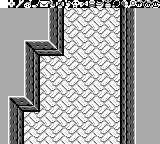

Below is a game level as drawn by its tile map, then a one-line description and the .tmx file that defines it, in full:
An orthogonal 20x18 tile map with 8x8 px tiles, 2 tile layers (bg, Tile Layer 1), 6 tilesets.

<map version="1.2" tiledversion="1.2.2" orientation="orthogonal" renderorder="right-down" width="20" height="18" tilewidth="8" tileheight="8" infinite="0" nextlayerid="3" nextobjectid="1">
 <tileset firstgid="1" source="walls-a.tsx" />
 <tileset firstgid="33" source="floor-h.tsx" />
 <tileset firstgid="49" source="overworld-landscape.tsx" />
 <tileset firstgid="145" source="dungeon-items.tsx" />
 <tileset firstgid="161" source="items-2.tsx" />
 <tileset firstgid="225" source="font.tsx" />
 <layer id="2" name="bg" width="20" height="18">
  <data encoding="csv">
125,210,211,212,213,214,215,216,217,218,209,160,158,159,202,125,125,125,125,125,
33,34,33,34,33,34,33,34,33,34,33,34,33,34,33,34,33,34,33,34,
35,36,35,36,35,36,35,36,35,36,35,36,35,36,35,36,35,36,35,36,
33,34,33,34,33,34,33,34,33,34,33,34,33,34,33,34,33,34,33,34,
35,36,35,36,35,36,35,36,35,36,35,36,35,36,35,36,35,36,35,36,
33,34,33,34,33,34,33,34,33,34,33,34,33,34,33,34,33,34,33,34,
35,36,35,36,35,36,35,36,35,36,35,36,35,36,35,36,35,36,35,36,
33,34,33,34,33,34,33,34,33,34,33,34,33,34,33,34,33,34,33,34,
35,36,35,36,35,36,35,36,35,36,35,36,35,36,35,36,35,36,35,36,
33,34,33,34,33,34,33,34,33,34,33,34,33,34,33,34,33,34,33,34,
35,36,35,36,35,36,35,36,35,36,35,36,35,36,35,36,35,36,35,36,
33,34,33,34,33,34,33,34,33,34,33,34,33,34,33,34,33,34,33,34,
35,36,35,36,35,36,35,36,35,36,35,36,35,36,35,36,35,36,35,36,
33,34,33,34,33,34,33,34,33,34,33,34,33,34,33,34,33,34,33,34,
35,36,35,36,35,36,35,36,35,36,35,36,35,36,35,36,35,36,35,36,
33,34,33,34,33,34,33,34,33,34,33,34,33,34,33,34,33,34,33,34,
35,36,35,36,35,36,35,36,35,36,35,36,35,36,35,36,35,36,35,36,
35,36,35,36,35,36,35,36,35,36,35,36,35,36,35,36,35,36,35,36
</data>
 </layer>
 <layer id="1" name="Tile Layer 1" width="20" height="18">
  <data encoding="csv">
144,359,372,373,375,360,361,362,363,365,369,370,371,374,377,378,379,366,367,368,
141,141,141,141,141,141,11,1610612761,0,0,0,0,0,0,0,2684354585,3221225483,141,141,141,
141,141,141,141,141,141,11,1610612761,0,0,0,0,0,0,0,2684354585,3221225483,141,141,141,
141,141,141,141,141,141,11,1610612761,0,0,0,0,0,0,0,2684354585,3221225483,141,141,141,
141,141,141,141,141,141,11,1610612761,0,0,0,0,0,0,0,2684354585,3221225483,141,141,141,
141,141,141,2684354563,2684354571,2684354571,2684354567,1610612761,0,0,0,0,0,0,0,2684354585,3221225483,141,141,141,
141,141,141,11,2684354579,25,25,3221225496,0,0,0,0,0,0,0,2684354585,3221225483,141,141,141,
141,141,141,11,1610612761,0,0,0,0,0,0,0,0,0,0,2684354585,3221225483,141,141,141,
141,141,141,11,1610612761,0,0,0,0,0,0,0,0,0,0,2684354585,3221225483,141,141,141,
141,141,141,11,1610612761,0,0,0,0,0,0,0,0,0,0,2684354585,3221225483,141,141,141,
141,141,141,11,1610612761,0,0,0,0,0,0,0,0,0,0,2684354585,3221225483,141,141,141,
141,141,141,11,1610612761,0,0,0,0,0,0,0,0,0,0,2684354585,3221225483,141,141,141,
141,2684354563,2684354571,2684354567,1610612761,0,0,0,0,0,0,0,0,0,0,2684354585,3221225483,141,141,141,
141,11,2684354579,25,3221225496,0,0,0,0,0,0,0,0,0,0,2684354585,3221225483,141,141,141,
141,11,1610612761,0,0,0,0,0,0,0,0,0,0,0,0,2684354585,3221225483,141,141,141,
141,11,1610612761,0,0,0,0,0,0,0,0,0,0,0,0,2684354585,3221225483,141,141,141,
141,11,1610612761,0,0,0,0,0,0,0,0,0,0,0,0,2684354585,3221225483,141,141,141,
141,11,1610612761,0,0,0,0,0,0,0,0,0,0,0,0,2684354585,3221225483,141,141,141
</data>
 </layer>
</map>
